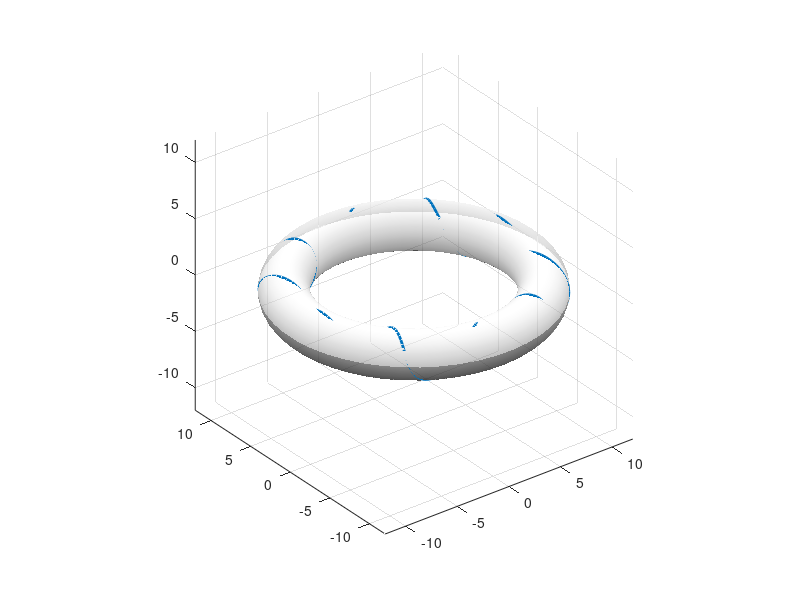
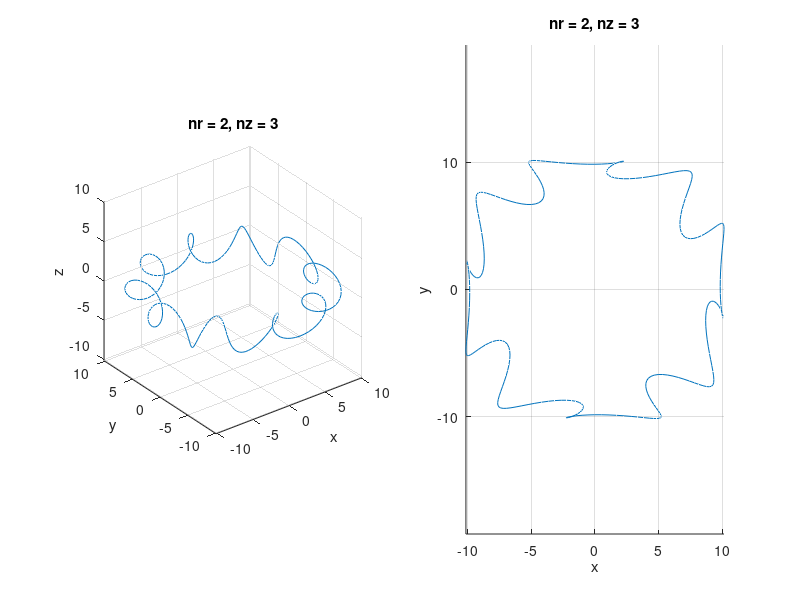

These charts were generated, in order, by the following MATLAB code:
% Trefoil_paths_array

clear
clc

N_loops = 1;
t = 0:0.02:N_loops*2*pi;
R = 10;
array_max1 = 4;
array_max2 = 4;

make_test = 1;
if make_test
    
    N_loops = 1;
    t = 0:0.02:N_loops*2*pi;
    nr1 = 2;
    nr2 = nr1/1.5;
    nz = 3;
    x = R*(nr2*cos(1*t) - nr1*cos(nr1*t));
    y = R*(nr2*sin(1*t) + nr1*sin(nr1*t));
    z = R*sin(nz*t) + 0*t;
    % Original:
%     x = R*(cos(t) - nr*cos(nr*t));
%     y = R*(sin(t) + nr*sin(nr*t));
%     z = -nz*R*sin(nz*t);

%     x = R*(2 + cos(10*t)).*cos(2*t);
%     y = R*(2 + cos(10*t)).*sin(2*t);
%     z = R*sin(3*t);

%     x = R*(2 + cos(3*t)).*cos(2*t);
%     y = R*(2 + cos(3*t)).*sin(2*t);
%     z = R*sin(3*t);

    use_coil_on_coil = 1;
    if use_coil_on_coil
        [theta,phi] = meshgrid(linspace(0,2*pi,50));
        r = 2;
        R = r*5;
        n = 10;
        v = 0;
        
%         x = (R + r*cos(theta)).*cos(phi);
%         y = (R + r*cos(theta)).*sin(phi);
%         z = r*sin(theta);
        
        xs = (R + r*cos(theta)).*cos(phi);
        ys = (R + r*cos(theta)).*sin(phi);
        zs = r*sin(theta);
        
        X = R*sin(t);
        Y = R*cos(t);
        Z = v*t;
        
        x = X + r.*cos(n*t).*cos(t);
        y = Y + r.*cos(n*t).*sin(t);
        z = Z + r.*sin(n*t);
        
        figure(9)
        c_alpha = 0.5;
%         plot3(X,Y,Z,'-')
        surf(xs,ys,zs,'FaceAlpha',c_alpha)
        shading interp
        colormap gray
        
        hold on
        plot3(x,y,z,'-','LineWidth',2)
        hold off
        
        grid on
        axis equal
    end
    
    figure(10)
    subplot(1,2,1)
    plot3(x,y,z,'-')
    axis equal
    grid on
    xlabel('x')
    ylabel('y')
    zlabel('z')
    title(['nr = ',num2str(nr1),', nz = ',num2str(nz)])
    
    subplot(1,2,2)
    plot3(x,y,z,'-')
    view(2)
    axis equal
    grid on
    xlabel('x')
    ylabel('y')
    zlabel('z')
    title(['nr = ',num2str(nr1),', nz = ',num2str(nz)])
end
%
%% 3D view:
if ~make_test
    figure(11)
    for ind1 = 1:array_max1
        for ind2 = 1:array_max2
            nr1 = ind1;
            nz = ind2;

            x = R*(cos(t) + nr1*cos(nr2*t));
            y = R*(sin(t) + nr1*sin(nr2*t));
            z = R*sin(nz*t);


            subplot(array_max1,array_max1,(ind2-1)*(array_max2) + ind1)
            plot3(x,y,z,'-')
            axis equal
            grid on
            xlabel('x')
            ylabel('y')
            zlabel('z')
            title(['nr = ',num2str(nr1),', nz = ',num2str(nz)])

        end
    end
%
%% 2D view:
    figure(12)
    for ind1 = 1:array_max1
        for ind2 = 1:array_max2
            nr1 = ind1;
            nz = ind2;

            x = R*(cos(t) + nr1*cos(nr1*t));
            y = R*(sin(t) + nr1*sin(nr1*t));
            z = R*sin(nz*t);


            subplot(array_max1,array_max1,(ind2-1)*(array_max2) + ind1)
            plot3(x,y,z,'-')
            view(2)
            axis equal
            grid on
            xlabel('x')
            ylabel('y')
            zlabel('z')
            title(['nr = ',num2str(nr1),', nz = ',num2str(nz)])

        end
    end
end
%
